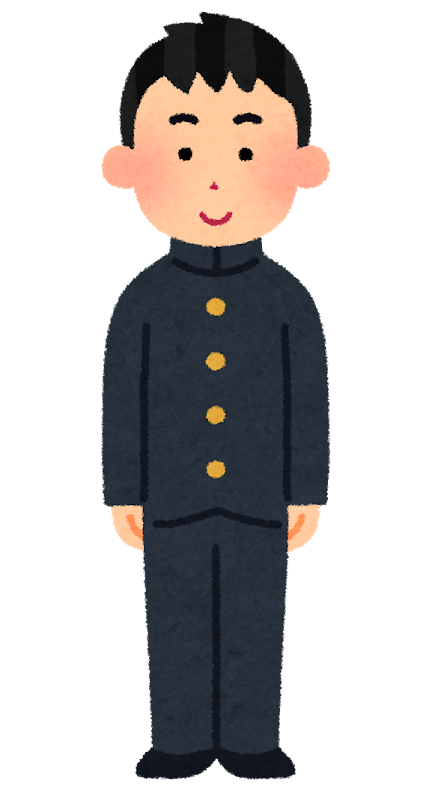
#> input picture assets/characters/boy_gakuran.png, 435 x 800 px, found by its file name
$ python create_emotions.py
#> lines starting #> are read from the running program, lines starting #| are printed output that depends on the picture
from PIL import Image, ImageDraw

def add_sweat_drop(img, is_left=True):
    res = img.copy()
    draw = ImageDraw.Draw(res)
    # Draw a cute anime sweat drop 💧
    # Position: top corner of head
    cx = 120 if is_left else 320
    cy = 130

    # Draw water drop shape
    # Triangle top + circle bottom
    draw.polygon([(cx, cy - 28), (cx - 16, cy + 5), (cx + 16, cy + 5)], fill=(120, 210, 255, 230), outline=(50, 130, 200, 255))
    draw.ellipse([cx - 16, cy - 10, cx + 16, cy + 22], fill=(120, 210, 255, 230), outline=(50, 130, 200, 255))
    # highlight
    draw.ellipse([cx - 8, cy - 2, cx - 2, cy + 8], fill=(255, 255, 255, 240))
    return res

def add_shock_lines(img):
    res = img.copy()
    overlay = Image.new('RGBA', img.size, (0, 0, 0, 0))
    draw = ImageDraw.Draw(overlay)
    # Dark blue/purple vertical shadow lines on top of face
    for x in range(140, 300, 14):
        draw.line([(x, 70), (x, 220)], fill=(70, 70, 140, 190), width=4)
        draw.line([(x + 5, 80), (x + 5, 200)], fill=(40, 40, 100, 150), width=2)

    # Combined with sweat drop
    res = Image.alpha_composite(res, overlay)
    return add_sweat_drop(res, is_left=False)

def add_blush(img):
    res = img.copy()
    overlay = Image.new('RGBA', img.size, (0, 0, 0, 0))
    draw = ImageDraw.Draw(overlay)
    # Cute diagonal pink lines on cheeks
    # Left cheek
    for dx in range(0, 30, 8):
        draw.line([(140 + dx, 240), (155 + dx, 255)], fill=(255, 100, 120, 220), width=4)
    # Right cheek
    for dx in range(0, 30, 8):
        draw.line([(245 + dx, 240), (260 + dx, 255)], fill=(255, 100, 120, 220), width=4)
    return Image.alpha_composite(res, overlay)

def add_anger(img):
    res = img.copy()
    draw = ImageDraw.Draw(res)
    # Anime anger mark (red 4-branch cross 💢)
    cx, cy = 310, 100
    color = (230, 40, 40, 255)
    r = 16
    draw.arc([cx - r, cy - r, cx + r, cy + r], start=0, end=90, fill=color, width=5)
    draw.arc([cx - r, cy - r, cx + r, cy + r], start=90, end=180, fill=color, width=5)
    draw.arc([cx - r, cy - r, cx + r, cy + r], start=180, end=270, fill=color, width=5)
    draw.arc([cx - r, cy - r, cx + r, cy + r], start=270, end=360, fill=color, width=5)
    return res

# [48 lines left out: function add_regret, not called in this run]

char_dir = r"irasutoya_shorts_generator\assets\characters"

# Boy expressions
boy = Image.open(f"{char_dir}\\boy_gakuran.png").convert("RGBA")
#> boy is the input picture: PIL image 435x800 RGBA; mean R, G, B, A 31.5, 28.4, 27.8, 95.7
boy.save(f"{char_dir}\\boy_normal.png")
add_sweat_drop(boy, is_left=False).save(f"{char_dir}\\boy_sweat.png")
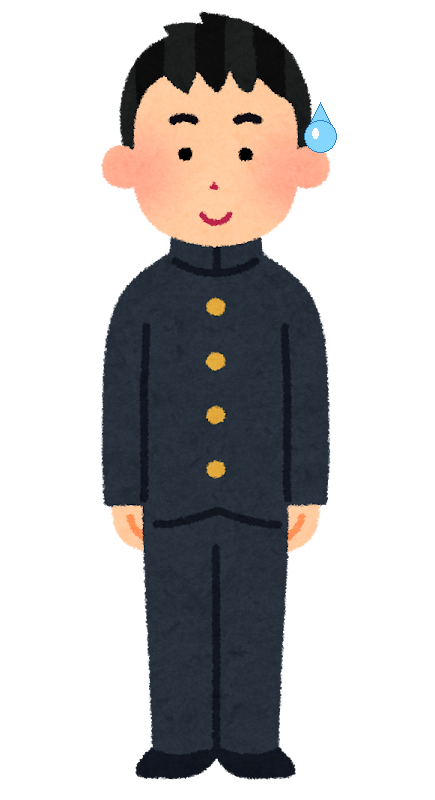
#> saved as boy_sweat.png: PIL image 435x800 RGBA; mean R, G, B, A 31.7, 28.9, 28.5, 96.2; transparent parts drawn white
add_shock_lines(boy).save(f"{char_dir}\\boy_shocked.png")
#> in add_shock_lines, `overlay = Image.new('RGBA', img.size, (0, 0, 0, 0))`: overlay: PIL image 435x800 RGBA; every value is 0
#> in add_shock_lines, `res = Image.alpha_composite(res, overlay)`:
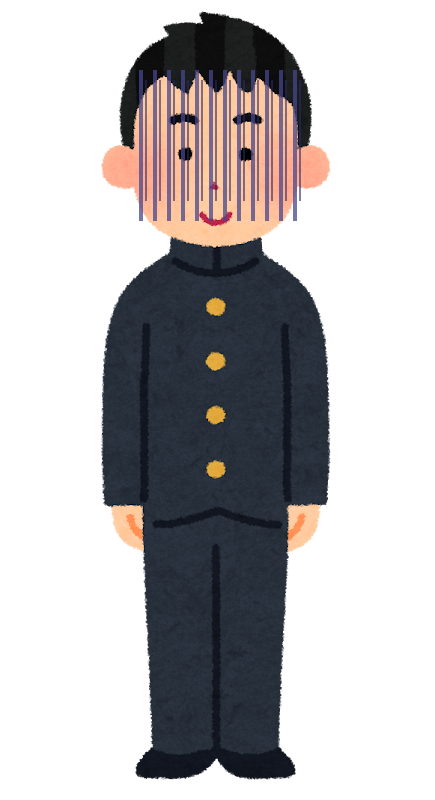
#> res: PIL image 435x800 RGBA; mean R, G, B, A 28.4, 26.3, 27.8, 95.7; transparent parts drawn white
add_blush(boy).save(f"{char_dir}\\boy_blush.png")
add_anger(boy).save(f"{char_dir}\\boy_angry.png")
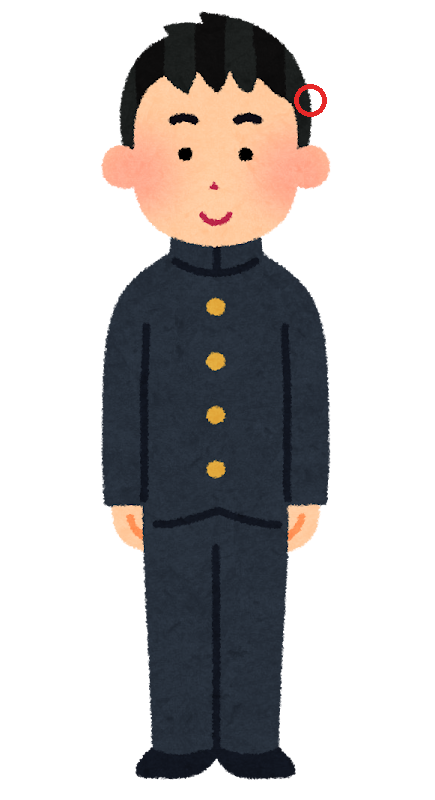
#> saved as boy_angry.png: PIL image 435x800 RGBA; mean R, G, B, A 31.7, 28.4, 27.8, 95.8; transparent parts drawn white

# Girl expressions
#> (the run stopped early here; a loop or call above may not have finished)

$ run again, with assets/characters/boss_angry.png copied over assets/characters/boy_gakuran.png
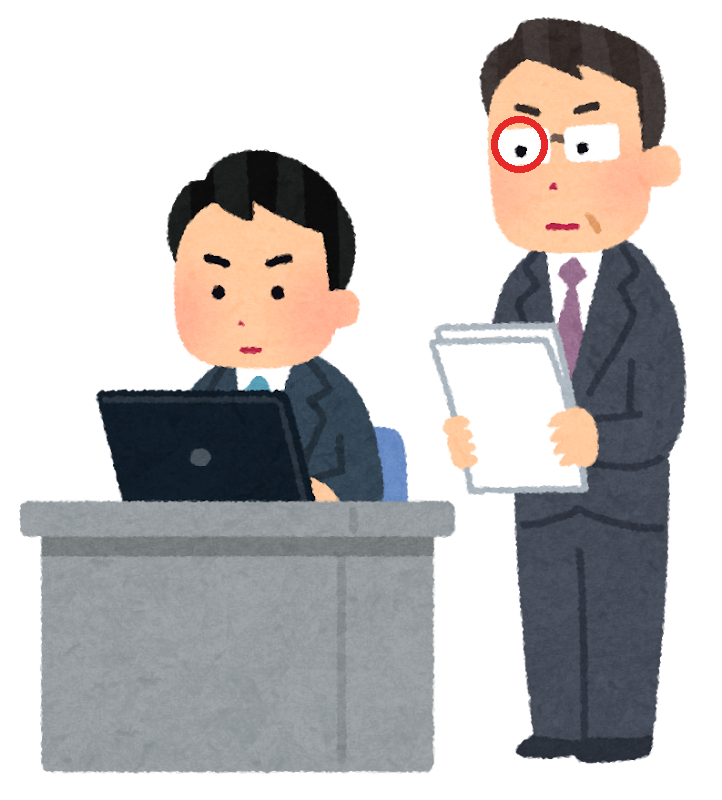
#> input picture assets/characters/boss_angry.png, 722 x 800 px, found by its file name
#> boy is the input picture: PIL image 722x800 RGBA; mean R, G, B, A 72.2, 69.3, 68.8, 133.2
#> `add_sweat_drop(boy, is_left=False).save(f"{char_dir}\\boy_sweat.png")`:
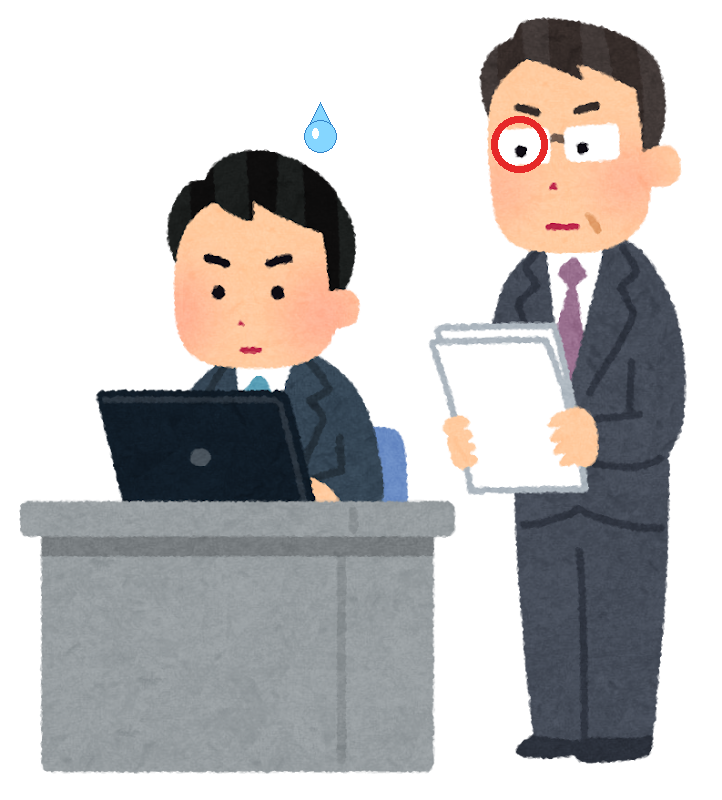
#> saved as boy_sweat.png: PIL image 722x800 RGBA; mean R, G, B, A 72.4, 69.7, 69.3, 133.6; transparent parts drawn white
#> overlay: PIL image 722x800 RGBA; every value is 0
#> in add_shock_lines, `res = Image.alpha_composite(res, overlay)`:
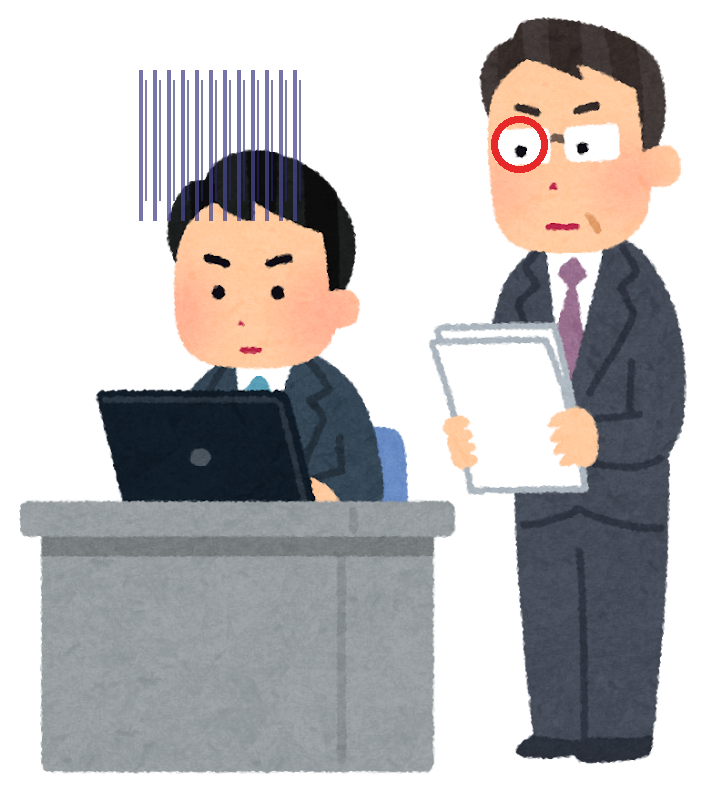
#> res: PIL image 722x800 RGBA; mean R, G, B, A 73, 70.2, 70.8, 135.5; transparent parts drawn white
